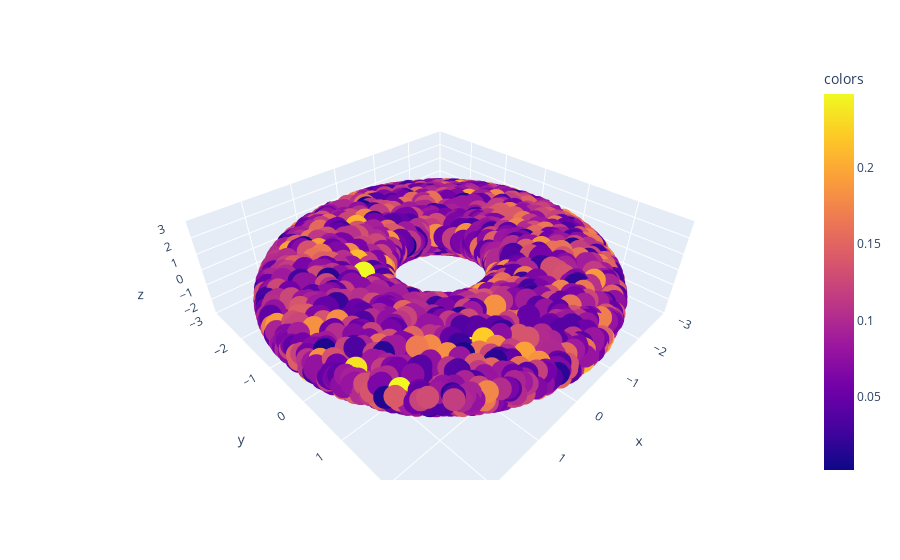

Here is the notebook cell this chart was saved with:
### Code cell
plot_3d(X, local_dists, use_plotly=True)

### Figure 1 — Plotly figure (JSON) as saved in the notebook; plotly's stock layout.template omitted (floating-point values rounded to 4 significant figures; data arrays with more than 128 entries replaced by an {"elided": "..."} marker saying what was removed)
{"data": [{"hovertemplate": "x=%{x}<br>y=%{y}<br>z=%{z}<br>colors=%{marker.color}<extra></extra>", "legendgroup": "", "marker": {"color": {"elided": "3000 float values"}, "coloraxis": "coloraxis", "symbol": "circle"}, "mode": "markers", "name": "", "scene": "scene", "showlegend": false, "type": "scatter3d", "x": {"elided": "3000 float values"}, "y": {"elided": "3000 float values"}, "z": {"elided": "3000 float values"}}], "layout": {"coloraxis": {"colorbar": {"title": {"text": "colors"}}, "colorscale": [[0, "#0d0887"], [0.1111, "#46039f"], [0.2222, "#7201a8"], [0.3333, "#9c179e"], [0.4444, "#bd3786"], [0.5556, "#d8576b"], [0.6667, "#ed7953"], [0.7778, "#fb9f3a"], [0.8889, "#fdca26"], [1, "#f0f921"]]}, "legend": {"tracegroupgap": 0}, "margin": {"t": 60}, "scene": {"domain": {"x": [0, 1], "y": [0, 1]}, "xaxis": {"range": [-3.0, 3.0], "title": {"text": "x"}}, "yaxis": {"range": [-3.0, 3.0], "title": {"text": "y"}}, "zaxis": {"range": [-3.0, 3.0], "title": {"text": "z"}}}}}
